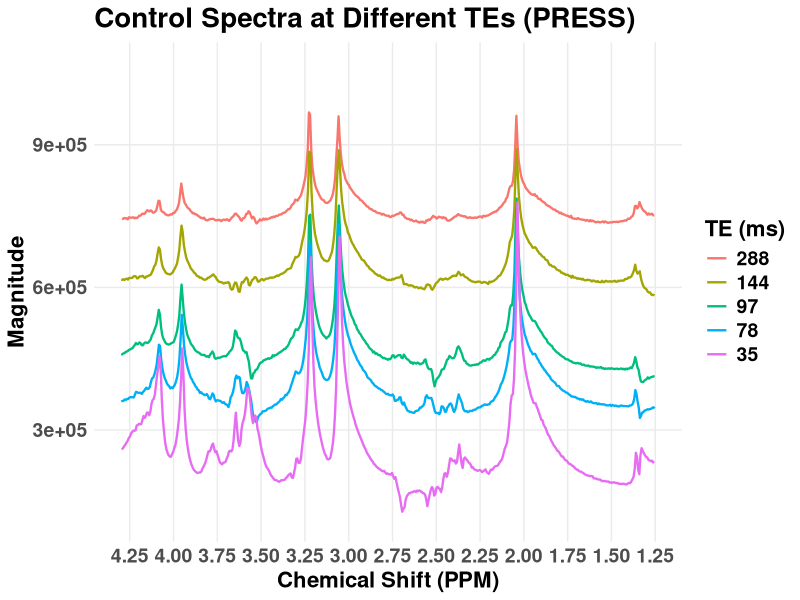
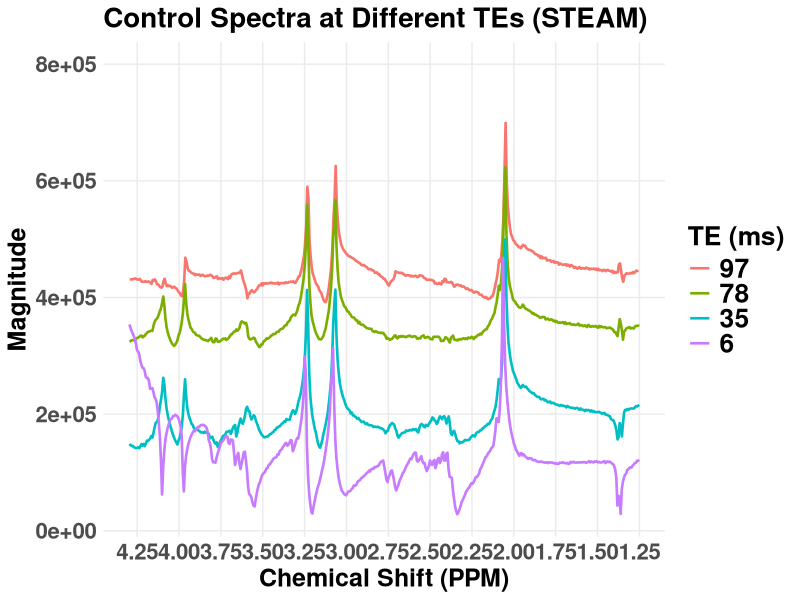
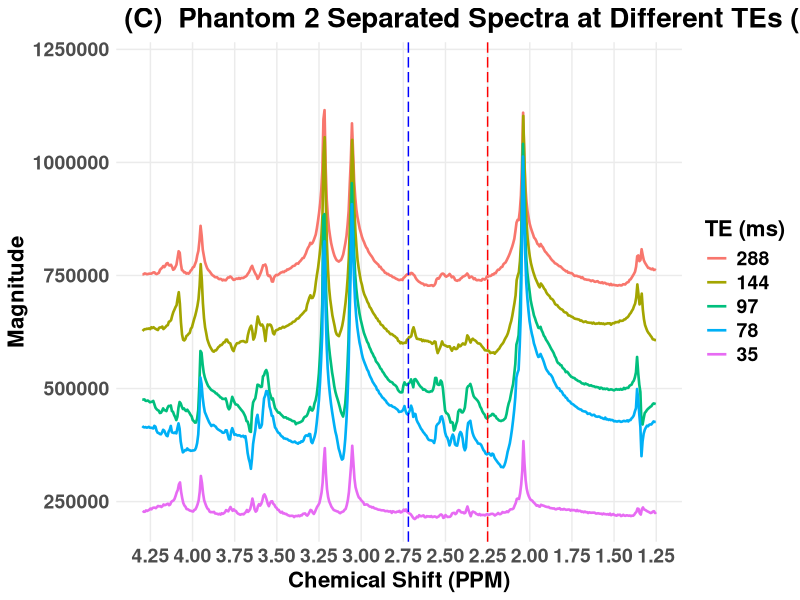
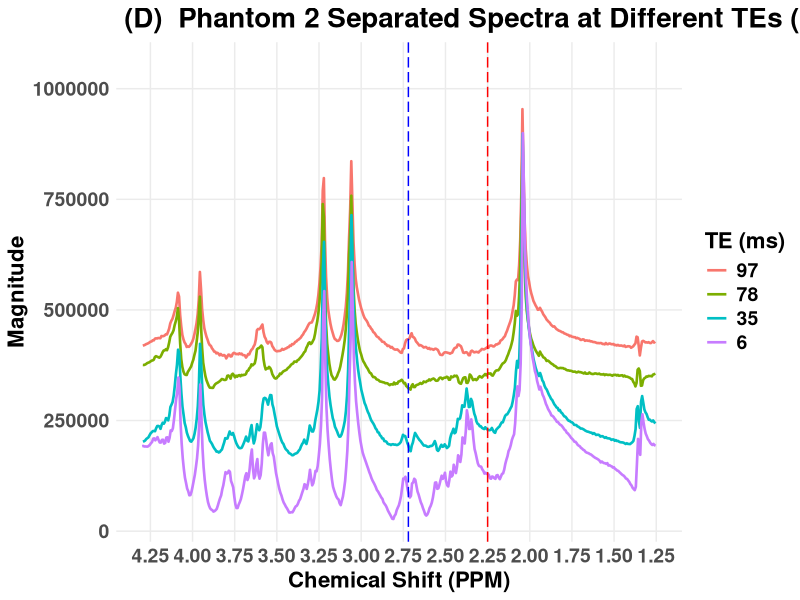
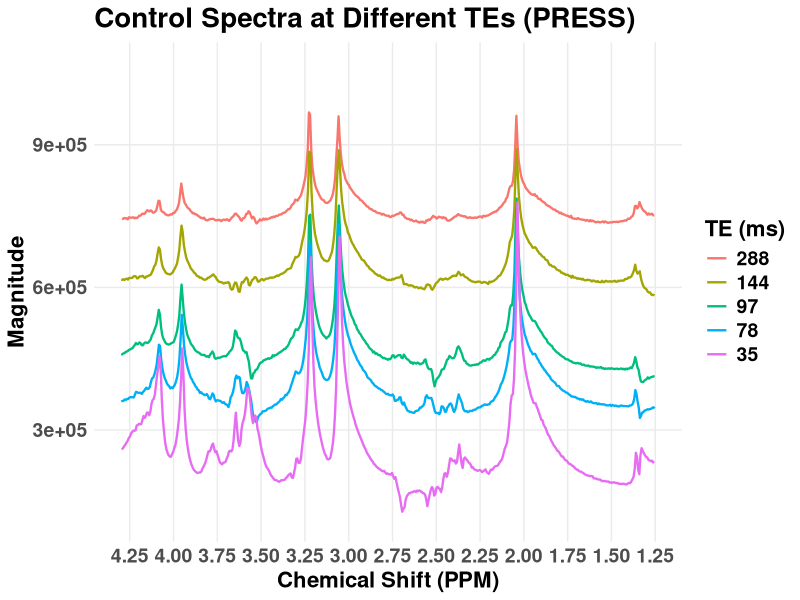
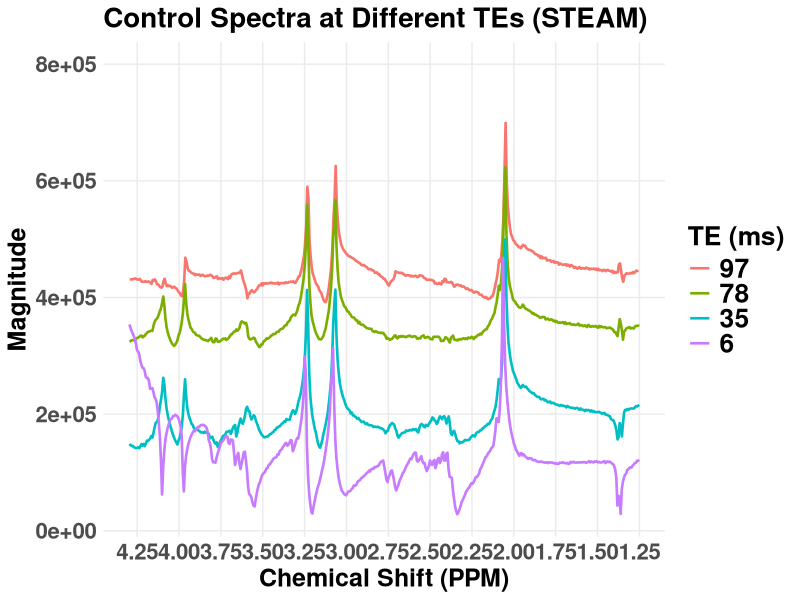
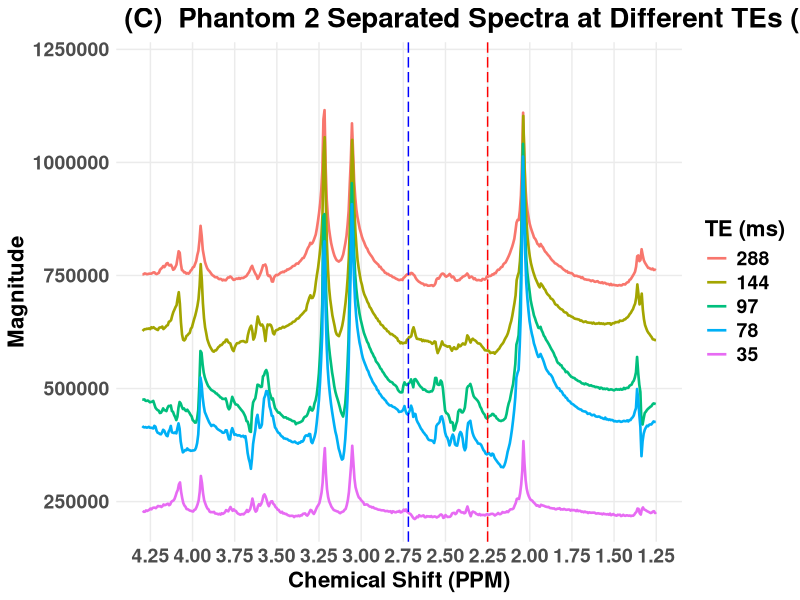
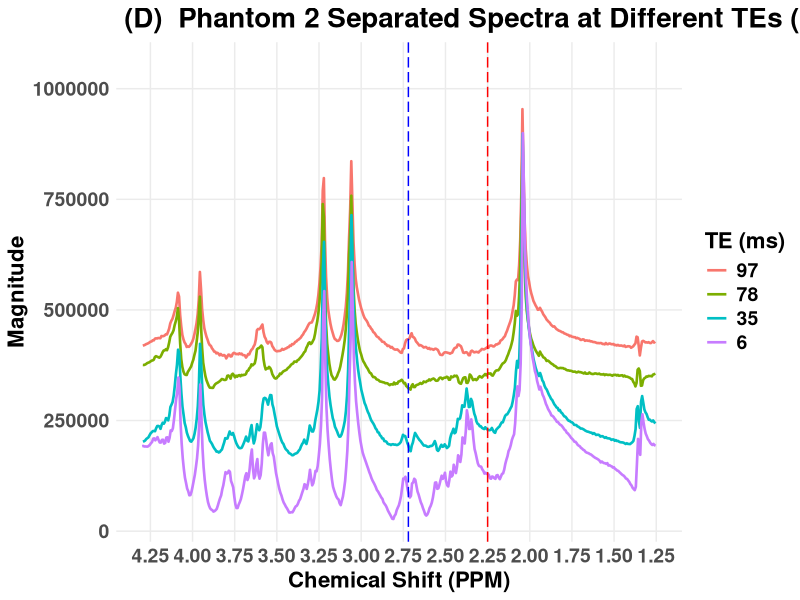

These charts were generated, in order, by the following R code:

#phantom 0 at all TE for PRESS  0

library(ggplot2)
library(dplyr)
library(tidyr)

# Read the data
data <- read.csv("Phantom0_PRESS.csv")

# Reshape data to long format
data_long <- data %>%
  pivot_longer(cols = everything(), 
               names_to = c(".value", "TE"),
               names_pattern = "(PPM|mag)_(\\d+)")

# Filter data to include only PPM values between 0.50 and 5.00
data_long <- data_long %>%
  filter(PPM >= 0.50 & PPM <= 5.00)

# Adjust the vertical spacing by adding an offset based on TE
data_long <- data_long %>%
  mutate(mag = mag + case_when(
    TE == "35" ~ 35 * 3000,
    TE == "78" ~ 78 * 4000,
    TE == "97" ~ 97 * 4000,  # Larger offset for TE 97
    TE == "144" ~ 144 * 4000, # Larger offset for TE 144
    TE == "288" ~ 288 * 2500,
    TRUE ~ as.numeric(TE) * 4000  # Default case
  ))

# Define the order of TEs for the legend
te_order <- c("288", "144", "97", "78", "35")

# Plot the spectra with separation
ggplot(data_long, aes(x = PPM, y = mag, color = factor(TE, levels = te_order))) +
  geom_line(size = 0.8) +
  scale_x_reverse(breaks = seq(1.25, 4.3, by = 0.25), limits = c(4.3, 1.25)) +  # Set specific breaks for the x-axis and limits
  scale_y_continuous(limits = c(min(data_long$mag), max(data_long$mag) + 100000)) +  # Increase the y-axis limits
  labs(title = "Control Spectra at Different TEs (PRESS)",
       x = "Chemical Shift (PPM)",
       y = "Magnitude",
       color = "TE (ms)") +
  theme_minimal() +
  theme(panel.grid.minor = element_blank(),
        plot.title = element_text(size = 20, face = "bold"),
        axis.title = element_text(size = 16, face = "bold"),
        axis.text = element_text(size = 14, face = "bold"),
        legend.title = element_text(size = 16, face = "bold"),
        legend.text = element_text(size = 14, face = "bold"))

# Save the plot
ggsave("spectra_plot.png")






# phantom 0 at all TE for STEAM

# Load necessary libraries
library(ggplot2)
library(dplyr)
library(tidyr)

# Read the data
data <- read.csv("Phantom0_STEAM.csv")

# Reshape data to long format
data_long <- data %>%
  pivot_longer(cols = everything(), 
               names_to = c(".value", "TE"),
               names_pattern = "(PPM|mag)_(\\d+)")

# Filter data to include only PPM values between 0.50 and 5.00
data_long <- data_long %>%
  filter(PPM >= 1.25 & PPM <= 4.3)  # Adjusted filter for PPM values between 1.25 and 4.3

# Adjust the vertical spacing by adding an offset based on TE
data_long <- data_long %>%
  mutate(mag = mag + case_when(
    TE == "6" ~ 6 * 4000,
    TE == "35" ~ 35 * 4000,
    TE == "78" ~ 78 * 4000,
    TE == "97" ~ 97 * 4000,  # Larger offset for TE 97
    TRUE ~ as.numeric(TE) * 4000  # Default case
  ))

# Define the order of TEs for the legend
te_order <- c("97", "78", "35", "6")

# Plot the spectra with separation
ggplot(data_long, aes(x = PPM, y = mag, color = factor(TE, levels = te_order))) +
  geom_line(size = 0.9) +
  scale_x_reverse(breaks = seq(1.25, 4.3, by = 0.25), limits = c(4.3, 1.25)) +  # Set specific breaks for the x-axis and limits
  scale_y_continuous(limits = c(min(data_long$mag), max(data_long$mag) + 100000)) +  # Increase the y-axis limits
  labs(title = "Control Spectra at Different TEs (STEAM)",
       x = "Chemical Shift (PPM)",
       y = "Magnitude",
       color = "TE (ms)") +
  theme_minimal() +
  theme(panel.grid.minor = element_blank(),
        plot.title = element_text(size = 20, face = "bold"),
        axis.title = element_text(size = 18, face = "bold"),
        axis.text = element_text(size = 16, face = "bold"),
        legend.title = element_text(size = 19, face = "bold"),
        legend.text = element_text(size = 19, face = "bold"))

# Save the plot
ggsave("spectra_plot.png")







#phantom 2 at all TE for PRESS  2

library(ggplot2)
library(dplyr)
library(tidyr)

# Read the data
data <- read.csv("Phantom2_PRESS.csv")

# Reshape data to long format
data_long <- data %>%
  pivot_longer(cols = everything(), 
               names_to = c(".value", "TE"),
               names_pattern = "(PPM|mag)_(\\d+)")

# Filter data to include only PPM values between 0.50 and 5.00
data_long <- data_long %>%
  filter(PPM >= 0.50 & PPM <= 5.00)

# Adjust the vertical spacing by adding an offset based on TE
data_long <- data_long %>%
  mutate(mag = mag + case_when(
    TE == "35" ~ 35 * 6000,
    TE == "78" ~ 78 * 4000,
    TE == "97" ~ 97 * 4000,  # Larger offset for TE 97
    TE == "144" ~ 144 * 4000, # Larger offset for TE 144
    TE == "288" ~ 288 * 2500,
    TRUE ~ as.numeric(TE) * 4000  # Default case
  ))

# Define the order of TEs for the legend
te_order <- c("288", "144", "97", "78", "35")
ggplot(data_long, aes(x = PPM, y = mag, color = factor(TE, levels = te_order))) +
  geom_line(size = 0.9) +
  scale_x_reverse(limits = c(4.3, 1.25), breaks = seq(1.25, 4.3, by = 0.25)) +  # Adjust x-axis limits
  scale_y_continuous(limits = c(min(data_long$mag), max(data_long$mag) + 100000)) +  # Increase the y-axis limits
  geom_vline(xintercept = 2.25, linetype = "longdash", color = "red", size = 0.5) +  # Add a vertical line at 2.25 PPM
  geom_vline(xintercept = 2.72, linetype = "longdash", color = "blue", size = 0.5) +  # Add a vertical line at 2.72 PPM
  labs(title = " (C)  Phantom 2 Separated Spectra at Different TEs (PRESS)",
       x = "Chemical Shift (PPM)",
       y = "Magnitude",
       color = "TE (ms)") +
  theme_minimal() +
  theme(panel.grid.minor = element_blank(),
        plot.title = element_text(size = 20, face = "bold"),
        axis.title = element_text(size = 16, face = "bold"),
        axis.text = element_text(size = 14, face = "bold"),
        legend.title = element_text(size = 16, face = "bold"),
        legend.text = element_text(size = 14, face = "bold"))

# Save the plot
ggsave("spectra_plot_peaks_2.25_2.72.png")







# phantom 2 at all TE for STEAM

library(ggplot2)
library(dplyr)
library(tidyr)

# Read the data
data <- read.csv("Phantom2_STEAM.csv")

# Reshape data to long format
data_long <- data %>%
  pivot_longer(cols = everything(), 
               names_to = c(".value", "TE"),
               names_pattern = "(PPM|mag)_(\\d+)")

# Filter data to include only PPM values between 1.25 and 4.3
data_long <- data_long %>%
  filter(PPM >= 1.25 & PPM <= 4.3)

# Adjust the vertical spacing by adding an offset based on TE
data_long <- data_long %>%
  mutate(mag = mag + case_when(
    TE == "35" ~ 35 * 4000,
    TE == "78" ~ 78 * 4000,
    TE == "97" ~ 97 * 4000,  # Larger offset for TE 97
    TE == "144" ~ 144 * 4000, # Larger offset for TE 144
    TE == "288" ~ 288 * 2500,
    TRUE ~ as.numeric(TE) * 4000  # Default case
  ))

# Define the order of TEs for the legend
te_order <- c("97", "78", "35", "6")

# Plot the spectra with separation and add dashed lines at 2.25 PPM and 2.72 PPM
ggplot(data_long, aes(x = PPM, y = mag, color = factor(TE, levels = te_order))) +
  geom_line(size = 0.9) +
  scale_x_reverse(breaks = seq(1.25, 4.3, by = 0.25), limits = c(4.3, 1.25)) +  # Set specific breaks for the x-axis
  scale_y_continuous(limits = c(min(data_long$mag), max(data_long$mag) + 100000)) +  # Increase the y-axis limits
  geom_vline(xintercept = 2.25, linetype = "longdash", color = "red", size = 0.5) +  # Add a vertical line at 2.25 PPM
  geom_vline(xintercept = 2.72, linetype = "longdash", color = "blue", size = 0.5) +  # Add a vertical line at 2.72 PPM
  labs(title = " (D)  Phantom 2 Separated Spectra at Different TEs (STEAM)",
       x = "Chemical Shift (PPM)",
       y = "Magnitude",
       color = "TE (ms)") +
  theme_minimal() +
  theme(panel.grid.minor = element_blank(),
        plot.title = element_text(size = 20, face = "bold"),
        axis.title = element_text(size = 16, face = "bold"),
        axis.text = element_text(size = 14, face = "bold"),
        legend.title = element_text(size = 16, face = "bold"),
        legend.text = element_text(size = 14, face = "bold"))

# Save the plot
ggsave("spectra_plot_with_peaks.png")






